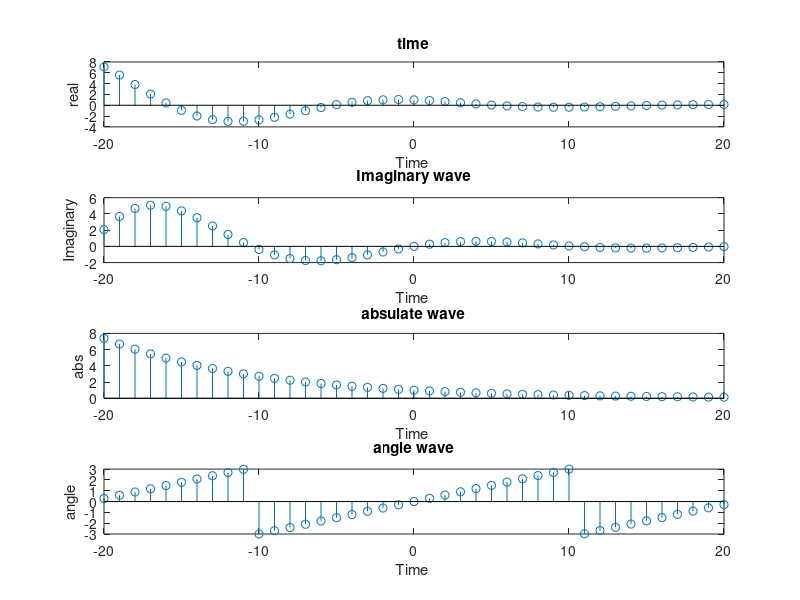

MATLAB code for this plot:
n= -20:20;
x_n = exp((-0.1+0.3*j)*n);
subplot(4,1,1);
stem(n,real(x_n));
title('time');
xlabel('Time ');
ylabel('real');

subplot(4,1,2);
stem(n,imag(x_n));
title('Imaginary wave');
xlabel('Time ');
ylabel('Imaginary');

subplot(4,1,3);
stem(n,abs(x_n));
title('absulate wave');
xlabel('Time ');
ylabel('abs');


subplot(4,1,4);
stem(n,angle(x_n));
title('angle wave');
xlabel('Time ');
ylabel('angle');


